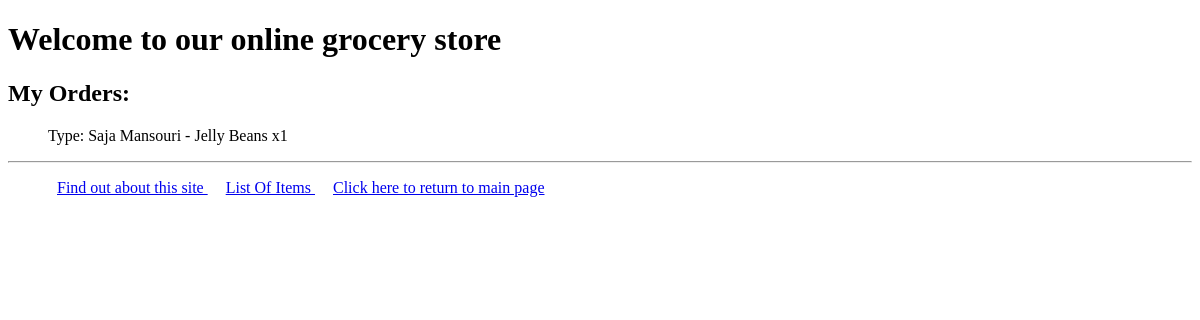
/myapp1/myorders/ (signed in), run on an earlier commit of the app's database.
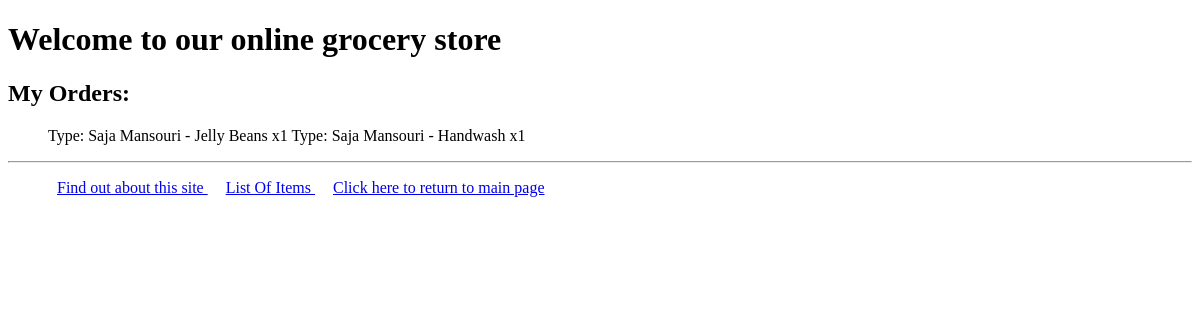
And on a later commit of the database.
### myapp1/models.py (models this page shows, shortened)
class OrderItem(models.Model):
    item = models.ForeignKey(Item, related_name="order_items", on_delete=models.CASCADE)
    client = models.ForeignKey(Client, related_name="orders", on_delete=models.CASCADE)
    no_of_items = models.IntegerField(default=1, null=False, blank=False)
    ORDER_STATUS = [
        (0, "Cancelled"),
        (1, "Placed"),
        (2, "Shipped"),
        (3, "Delivered")
    ]
    status = models.IntegerField(choices=ORDER_STATUS, default=1)
    modified_at = models.DateTimeField(default=datetime.datetime.now())
    def __str__(self):
        return f"Type: {self.client.get_full_name()} - {self.item.name} x{self.no_of_items}"

class Item(models.Model):
    type = models.ForeignKey(Type, related_name="items", on_delete=models.CASCADE)
    name = models.CharField(max_length=200)
    price = models.DecimalField(max_digits=10, decimal_places=2)
    stock = models.PositiveIntegerField(default=100)
    available = models.BooleanField(default=True)
    item_description = models.TextField(blank=True, null=True, max_length=200)
    interested = models.PositiveIntegerField(default=0)

### myapp1/views.py (the view)
# urls.py: path("myorders/", views.myorders, name="myorders"),
@login_required
def myorders(request):
    try:
        user = Client.objects.get(id=request.user.id)
        orders = OrderItem.objects.all().filter(client=request.user)
        return render(request, "myapp1/myorders.html", {"orders": orders})
    except Client.DoesNotExist:
        return render(request, "myapp1/myorders.html", {"msg": "You are not a registered client!"})

### templates/myapp1/myorders.html (shortened to what this page needs)
{% extends 'myapp1/base.html' %}
{% block body_block %}
    {% if msg %}
        {{ msg }}
    {% else %}
        <h2>My Orders: </h2>
        <ul>
            {% for order in orders %}
                {{ order }}
            {% endfor %}
        </ul>
    {% endif %}
{% endblock %}

What changed in the data, as far as the page shows it:
added OrderItem: client+item+no_of_items "Type: Saja Mansouri - Handwash x1"
